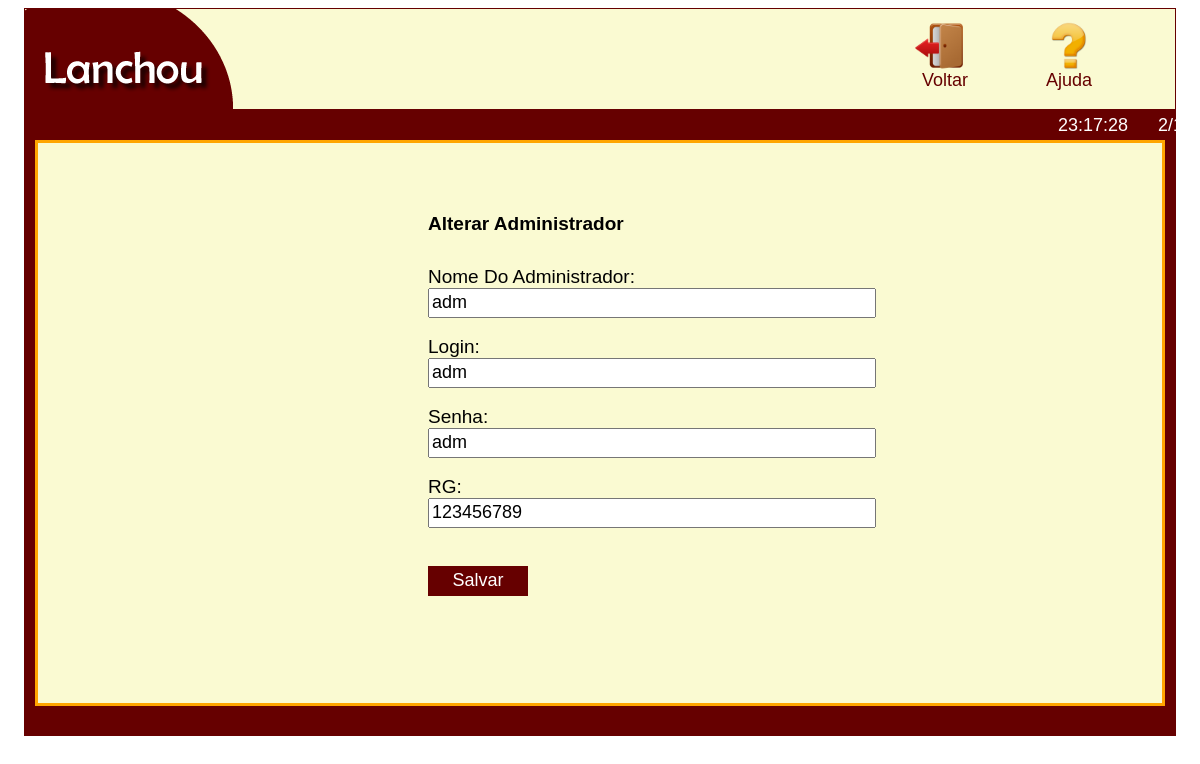
The app's page /alteraradm.php?n1=4 with its own data.
### tables this page shows
CREATE TABLE `cadastro` (
  `id` int(11) NOT NULL,
  `nome` varchar(50) NOT NULL,
  `login` varchar(50) NOT NULL,
  `senha` varchar(50) NOT NULL,
  `rg` int(11) NOT NULL
);

### alteraradm.php (the view, shortened to what this page needs)
<?php
include('con_bd.php');
$id2 = $_GET['n1'];
$u = mysqli_query($con,"SELECT*FROM cadastro WHERE id='$id2'");
$linha = mysqli_fetch_array($u);
	$id = $linha['id'];
	$nome = $linha['nome'];
	$login = $linha['login'];
	$senha = $linha['senha'];
	$rg = $linha['rg'];
?>
<html>
<head>
	<link rel="stylesheet" type="text/css" href="css/cadastrar.css"/>
</head>
<body onload="time()">
<div id="inicio">
<img src="img/lanchou5.png">
<div id="blo">
<a href="ajuda2.php"><img class="img" src="img/int.png"></a>
<a href="ajuda2.php" class="ajuda">Ajuda</a>
</div>
<div id="blo2">
<a href="gerente.php"><img class="img" src="img/sair.png"></a>
<a href="gerente.php" class="voltar">Voltar</a>
</div>
</div>
<div id="data"></div>
<div id="hora"></div>
<div id="fim">
<div id="fim2">
<form name="form1" action="excluiradm.php?n1=<?php echo $id ?>&n2=1" method="post">
 <h1>Alterar Administrador</h1><br>
<div class="formatacao">Nome Do Administrador:</div>
<input name="nome" class="inp" type="text" size="40" Value="<?php echo "$nome"?>">
<br><br>
<div class="formatacao">Login:</div>
<input name="login" class="inp2" type="text" size="40" Value="<?php echo "$login"?>">
<br><br>
<div class="formatacao">Senha:</div>
<input name="senha" class="inp3" type="text" size="40" Value="<?php echo "$senha"?>">
<br><br>
<div class="formatacao">RG:</div>
<input name="rg" class="inp3" type="text" size="40" Value="<?php echo "$rg" ?>" maxlength="9">
<br><br>
<input name="submit" value="Salvar" class="botao2" type="submit"></a>
</form>
</div>
</div>
</body>
</html>
</html>

### css/cadastrar.css (style rules this page uses)
body { background-color:; }
#inicio { width:1150px; height:100px; margin:auto; border:1px solid #660000; border-bottom:25px solid #660000; background-color:#FAFAD2; }
#fim { width:1150px; height:600px; margin:auto; border:1px solid #660000; background-color:#660000; }
#fim2 { width:1124px; height:560px; margin-left:10px; margin-top:5px; background-color:#FAFAD2; border:3px solid #FFA500; }
h1 { font-family:arial; font-size:19px; }
form { margin-left:390px; margin-top:70px; border:0px solid #000; }
input { height:30px; font-size:18px; }
.botao2 { margin-left:0px; margin-top:20px; width:100px; height:30px; font-size:18px; font-family:arial; background-color:#660000; border:1px solid #660000; color:white; position:absolute; }
.formatacao { font-size:19px; font-family:arial; }
a { text-decoration:none; }
#hora { position:absolute; margin-left:1050px; color:white; margin-top:-19px; font-family:arial; font-size:18px; }
#data { position:absolute; margin-left:1150px; color:white; margin-top:-19px; font-family:arial; font-size:18px; }
.img { width:48px; }
.ajuda { margin-left:1px; font-family:arial; font-size:18px; color:#660000; }
#blo { margin-left:1020px; margin-top:-87px; border:0px solid #000; height:80px; width:70px; }
#blo2 { margin-left:890px; margin-top:-80px; border:0px solid #000; height:80px; width:70px; border:0px solid #000; }
.voltar { margin-left:7px; font-family:arial; font-size:18px; color:#660000; }

### records on screen
cadastro: nome "adm", login "adm", senha "adm", rg "123456789"
